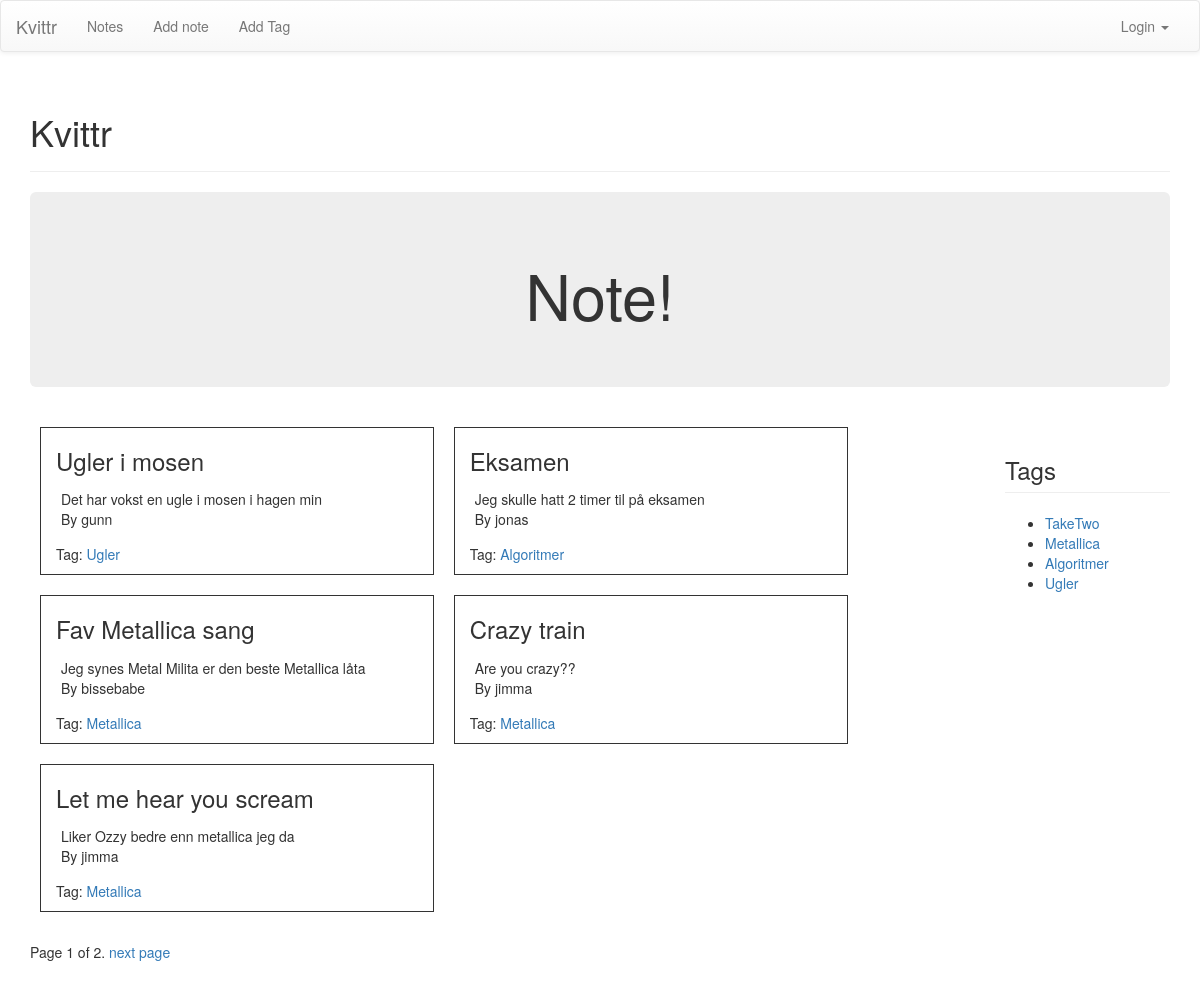
Before: / with the older database file.
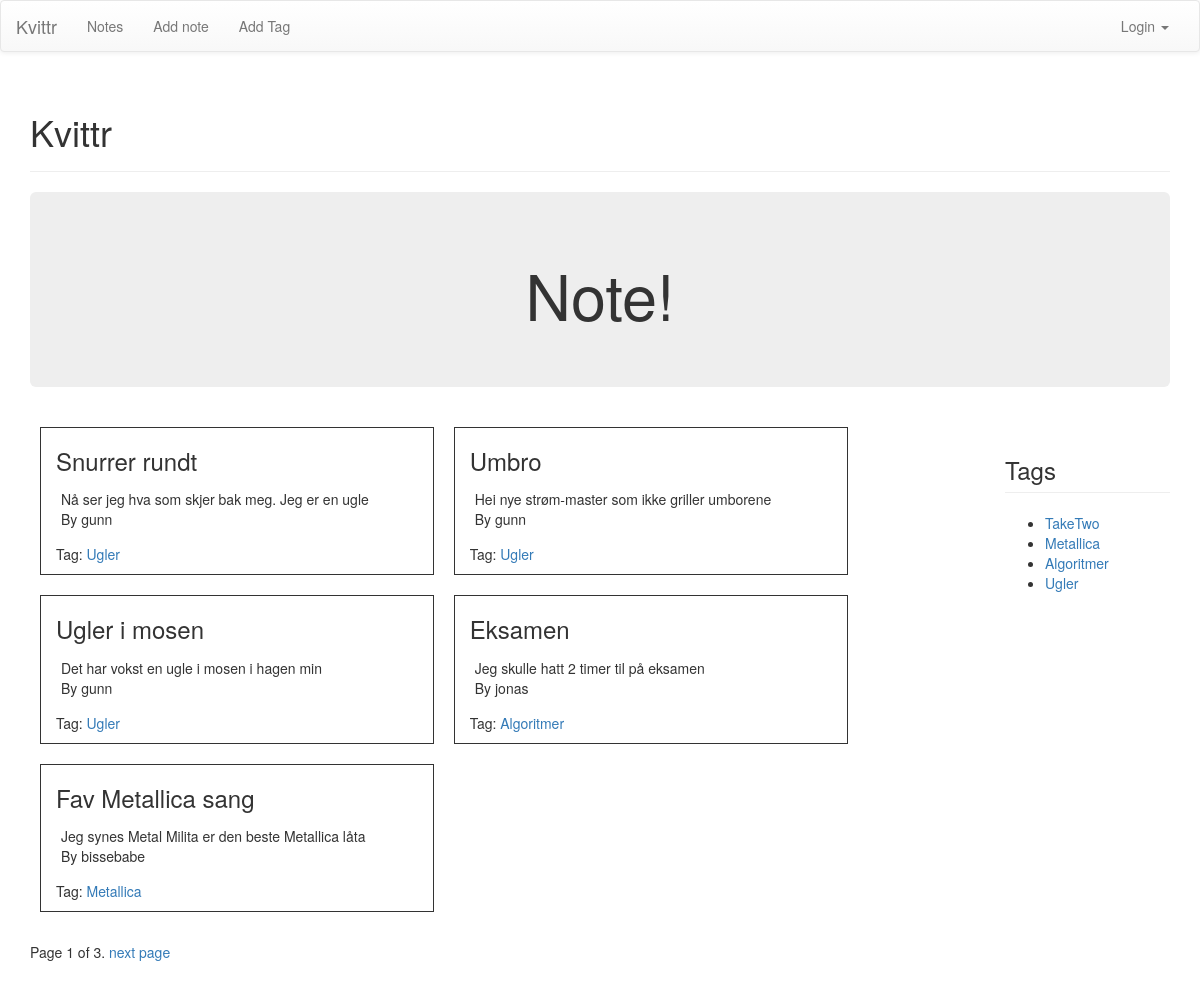
After: the same page with the newer database file.
### notes/models.py (models this page shows, shortened)
class Note(models.Model):
	label = models.CharField(max_length = 30)
	body = models.TextField()
	timestamp = models.DateTimeField(auto_now_add=True)
	tags = models.ManyToManyField('Tag', related_name='notes')
	author = models.ForeignKey(User)
	num_likes = models.PositiveIntegerField(default=0)

class Tag(models.Model):
	label = models.CharField(max_length = 30)
	slug = models.SlugField(max_length=30)
	def __unicode__(self):
		return self.label

### kvittr/views.py (the view)
# urls.py: url(r'^$', home_view, name='home'),
def home_view(request):
	notes = Note.objects.all().order_by('-timestamp')
	page_number = request.GET.get('page')
	paginator = Paginator(notes, 5)
	try:
		notes = paginator.page(page_number)
	except PageNotAnInteger:
		notes = paginator.page(1)
	except EmptyPage:
		notes = paginator.page(paginator.num_pages)
	tags = Tag.objects.all()
	context = {
		'notes': notes,
		'tags': tags
		}
	return render(request, 'home.html', context)

### templates/home.html (shortened to what this page needs)
{% extends 'base.html' %}
{% block pagecontent %}
<div class="jumbotron">
	<h1 align="center">Note!</h1>
</div>
<div class="row">
{% if user.is_authenticated %}
	<div class="col-sm-10">
		{% if notes%}
			{% for note in notes %}
				<div class="col-sm-5" style="border: 1px solid; margin: 10px;">
					<h3 class="page-header"> <a href="{% url 'notes:detailnote' %}?id={{note.id}}">{{ note.label }}</a></h3>
					<div style="padding: 5px;">
						<p>{{ note.body }}</p>
					</div>
					{% for tag in note.tags.all %}
						<p>Tag: <a href="{% url 'notes:tagsearch' slug=tag.slug %}">{{tag}}</a></p>
					{% endfor %}
					<div>
						<p style="float: left;">By {{ note.author }}</p>
						{% if note and note.author == request.user %}
							<a style="float: right;" href="{% url 'notes:addnote' %}?id={{note.id}}">Edit Note</a>
						{% endif %}
					</div>
				</div>
			{% endfor %}
		{% else %}
			<div class="col-sm-12">
				<h3>No notes yet</h3>
			</div>
		{% endif %}
	</div>
	<div class="col-sm-2">
		<h3 class="page-header">Tags</h3>
		<ul>
			{% if tags %}
				{% for tag in tags %}
					<li>
						<a href="{% url 'notes:tagsearch' slug=tag.slug %}">{{tag}}</a>
						<ul>
							<li>
								<a href="{% url 'notes:addtag' %}?id={{tag.id}}">Edit tag</a>
							</li>
						</ul>
					</li>
				{% endfor %}
			{% else %}
				<div class="alert alert-warning">No tags yet</div>
			{% endif %}
		</ul>
	</div>
{% else %}
	<div class="col-sm-10">
		{% if notes%}
			{% for note in notes %}
				<div class="col-sm-5" style="border: 1px solid; margin: 10px;">
					<h3> {{ note.label }}</h3>
					<div style="padding: 5px;">
						{{ note.body }}
						<p>By {{ note.author }}</p>
					</div>
					{% for tag in note.tags.all %}
						<p>Tag: <a href="{% url 'notes:tagsearch' slug=tag.slug %}">{{tag}}</a></p>
					{% endfor %}
				</div>
			{% endfor %}
		{% endif %}
	</div>
	<div class="col-sm-2">
		<h3 class="page-header">Tags</h3>
		<ul>
			{% if tags %}
				{% for tag in tags %}
					<li>
						<a href="{% url 'notes:tagsearch' slug=tag.slug %}">{{tag}}</a>
					</li>
				{% endfor %}
			{% endif %}
		</ul>
	</div>
{% endif %}
</div>
<div class="pagination">
	<span class"step-links">
    <span class="current">
    	Page {{ notes.number }} of {{ notes.paginator.num_pages }}.
    </span>
    {% if notes.has_next %}
    	<a href="?page={{ notes.next_page_number }}">next page</a>
    {% endif %}
  </span>
</div>
{% endblock pagecontent %}

Changed rows visible on the page:
no longer on this page (row edited): Note: label "Crazy train", body "Are you crazy??", author "jimma", Tag (label "Metallica")
no longer on this page (row unchanged): Note: label "Let me hear you scream", body "Liker Ozzy bedre enn metallica jeg da", author "jimma", Tag (label "Metallica")
added Note: label "Snurrer rundt", body "Nå ser jeg hva som skjer bak meg. Jeg er en ugle", author "gunn", Tag (label "Ugler")
added Note: label "Umbro", body "Hei nye strøm-master som ikke griller umborene", author "gunn", Tag (label "Ugler")
Other visible differences:
{{ notes.paginator.num_pages }}: "2" → "3"
